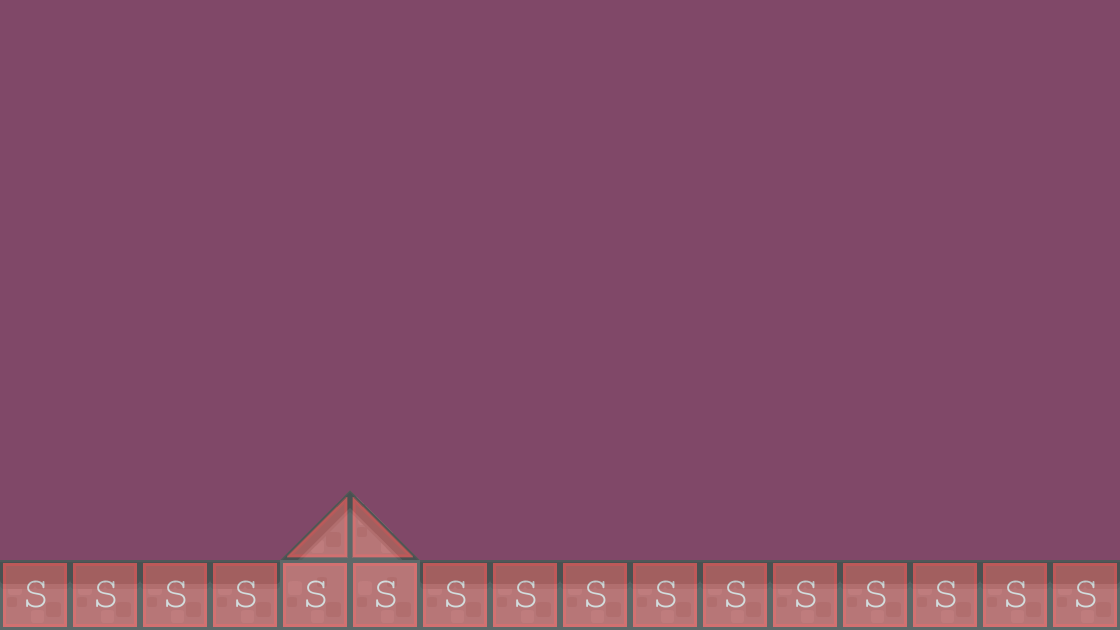

Tiled map render using the project's own tile images. Description and the map definition, with tile-layer contents summarised, below:
An orthogonal 16x9 tile map with 70x70 px tiles, 2 tile layers (background1, collision), 2 tilesets and 2 objects (EnemyBase, PlayerBase).

<map version="1.0" orientation="orthogonal" renderorder="right-down" width="16" height="9" tilewidth="70" tileheight="70" backgroundcolor="#804868">
 <tileset firstgid="1" name="background-tiles" tilewidth="70" tileheight="70">
  <image source="../img/background-tiles.png" width="910" height="910" />
 </tileset>
 <tileset firstgid="170" name="meta-tiles" tilewidth="70" tileheight="70">
  <image source="../img/meta-tiles.png" width="350" height="70" />
  <tile id="1">
   <properties>
    <property name="type" value="lslope" />
   </properties>
  </tile>
  <tile id="3">
   <properties>
    <property name="type" value="rslope" />
   </properties>
  </tile>
  <tile id="4">
   <properties>
    <property name="type" value="solid" />
   </properties>
  </tile>
 </tileset>
 <layer name="background1" width="16" height="9">
  <data>[144 cells, 18 non-empty, 4 distinct tile ids]</data>
 </layer>
 <layer name="collision" width="16" height="9" opacity="0.46">
  <data>[144 cells, 18 non-empty, 3 distinct tile ids]</data>
 </layer>
 <objectgroup name="BaseEntities">
  <object name="EnemyBase" x="914" y="424" width="64" height="134">
   <properties>
    <property name="EnemyBase" value="" />
   </properties>
  </object>
  <object name="PlayerBase" x="142" y="420" width="64" height="142">
   <properties>
    <property name="PlayerBase" value="" />
   </properties>
  </object>
 </objectgroup>
</map>
